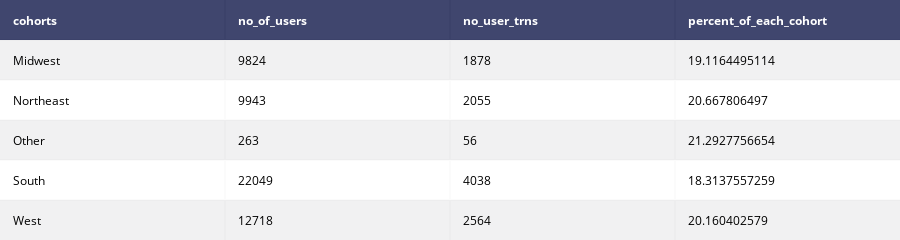

Notebook source saved alongside this figure:
### Markdown cell above
# 5.a. What percentage of each cohort has made an Auto-Stash transfer?

### Code cell
table_tot_share_region = ff.create_table(total_share_region)
plotly.offline.iplot(table_tot_share_region)

### Figure 1 — Plotly figure (JSON) as saved in the notebook; plotly's stock layout.template omitted (floating-point values rounded to 4 significant figures)
{"data": [{"colorscale": [[0, "#00083e"], [0.5, "#ededee"], [1, "#ffffff"]], "hoverinfo": "none", "opacity": 0.75, "showscale": false, "type": "heatmap", "z": [[0, 0, 0, 0], [0.5, 0.5, 0.5, 0.5], [1, 1, 1, 1], [0.5, 0.5, 0.5, 0.5], [1, 1, 1, 1], [0.5, 0.5, 0.5, 0.5]]}], "layout": {"annotations": [{"align": "left", "font": {"color": "#ffffff"}, "showarrow": false, "text": "<b>cohorts</b>", "x": -0.45, "xanchor": "left", "xref": "x1", "y": 0, "yref": "y1"}, {"align": "left", "font": {"color": "#ffffff"}, "showarrow": false, "text": "<b>no_of_users</b>", "x": 0.55, "xanchor": "left", "xref": "x1", "y": 0, "yref": "y1"}, {"align": "left", "font": {"color": "#ffffff"}, "showarrow": false, "text": "<b>no_user_trns</b>", "x": 1.55, "xanchor": "left", "xref": "x1", "y": 0, "yref": "y1"}, {"align": "left", "font": {"color": "#ffffff"}, "showarrow": false, "text": "<b>percent_of_each_cohort</b>", "x": 2.55, "xanchor": "left", "xref": "x1", "y": 0, "yref": "y1"}, {"align": "left", "font": {"color": "#000000"}, "showarrow": false, "text": "Midwest", "x": -0.45, "xanchor": "left", "xref": "x1", "y": 1, "yref": "y1"}, {"align": "left", "font": {"color": "#000000"}, "showarrow": false, "text": "9824", "x": 0.55, "xanchor": "left", "xref": "x1", "y": 1, "yref": "y1"}, {"align": "left", "font": {"color": "#000000"}, "showarrow": false, "text": "1878", "x": 1.55, "xanchor": "left", "xref": "x1", "y": 1, "yref": "y1"}, {"align": "left", "font": {"color": "#000000"}, "showarrow": false, "text": "19.1164495114", "x": 2.55, "xanchor": "left", "xref": "x1", "y": 1, "yref": "y1"}, {"align": "left", "font": {"color": "#000000"}, "showarrow": false, "text": "Northeast", "x": -0.45, "xanchor": "left", "xref": "x1", "y": 2, "yref": "y1"}, {"align": "left", "font": {"color": "#000000"}, "showarrow": false, "text": "9943", "x": 0.55, "xanchor": "left", "xref": "x1", "y": 2, "yref": "y1"}, {"align": "left", "font": {"color": "#000000"}, "showarrow": false, "text": "2055", "x": 1.55, "xanchor": "left", "xref": "x1", "y": 2, "yref": "y1"}, {"align": "left", "font": {"color": "#000000"}, "showarrow": false, "text": "20.667806497", "x": 2.55, "xanchor": "left", "xref": "x1", "y": 2, "yref": "y1"}, {"align": "left", "font": {"color": "#000000"}, "showarrow": false, "text": "Other", "x": -0.45, "xanchor": "left", "xref": "x1", "y": 3, "yref": "y1"}, {"align": "left", "font": {"color": "#000000"}, "showarrow": false, "text": "263", "x": 0.55, "xanchor": "left", "xref": "x1", "y": 3, "yref": "y1"}, {"align": "left", "font": {"color": "#000000"}, "showarrow": false, "text": "56", "x": 1.55, "xanchor": "left", "xref": "x1", "y": 3, "yref": "y1"}, {"align": "left", "font": {"color": "#000000"}, "showarrow": false, "text": "21.2927756654", "x": 2.55, "xanchor": "left", "xref": "x1", "y": 3, "yref": "y1"}, {"align": "left", "font": {"color": "#000000"}, "showarrow": false, "text": "South", "x": -0.45, "xanchor": "left", "xref": "x1", "y": 4, "yref": "y1"}, {"align": "left", "font": {"color": "#000000"}, "showarrow": false, "text": "22049", "x": 0.55, "xanchor": "left", "xref": "x1", "y": 4, "yref": "y1"}, {"align": "left", "font": {"color": "#000000"}, "showarrow": false, "text": "4038", "x": 1.55, "xanchor": "left", "xref": "x1", "y": 4, "yref": "y1"}, {"align": "left", "font": {"color": "#000000"}, "showarrow": false, "text": "18.3137557259", "x": 2.55, "xanchor": "left", "xref": "x1", "y": 4, "yref": "y1"}, {"align": "left", "font": {"color": "#000000"}, "showarrow": false, "text": "West", "x": -0.45, "xanchor": "left", "xref": "x1", "y": 5, "yref": "y1"}, {"align": "left", "font": {"color": "#000000"}, "showarrow": false, "text": "12718", "x": 0.55, "xanchor": "left", "xref": "x1", "y": 5, "yref": "y1"}, {"align": "left", "font": {"color": "#000000"}, "showarrow": false, "text": "2564", "x": 1.55, "xanchor": "left", "xref": "x1", "y": 5, "yref": "y1"}, {"align": "left", "font": {"color": "#000000"}, "showarrow": false, "text": "20.160402579", "x": 2.55, "xanchor": "left", "xref": "x1", "y": 5, "yref": "y1"}], "height": 230, "margin": {"b": 0, "l": 0, "r": 0, "t": 0}, "xaxis": {"dtick": 1, "gridwidth": 2, "showticklabels": false, "tick0": -0.5, "ticks": "", "zeroline": false}, "yaxis": {"autorange": "reversed", "dtick": 1, "gridwidth": 2, "showticklabels": false, "tick0": 0.5, "ticks": "", "zeroline": false}}}
